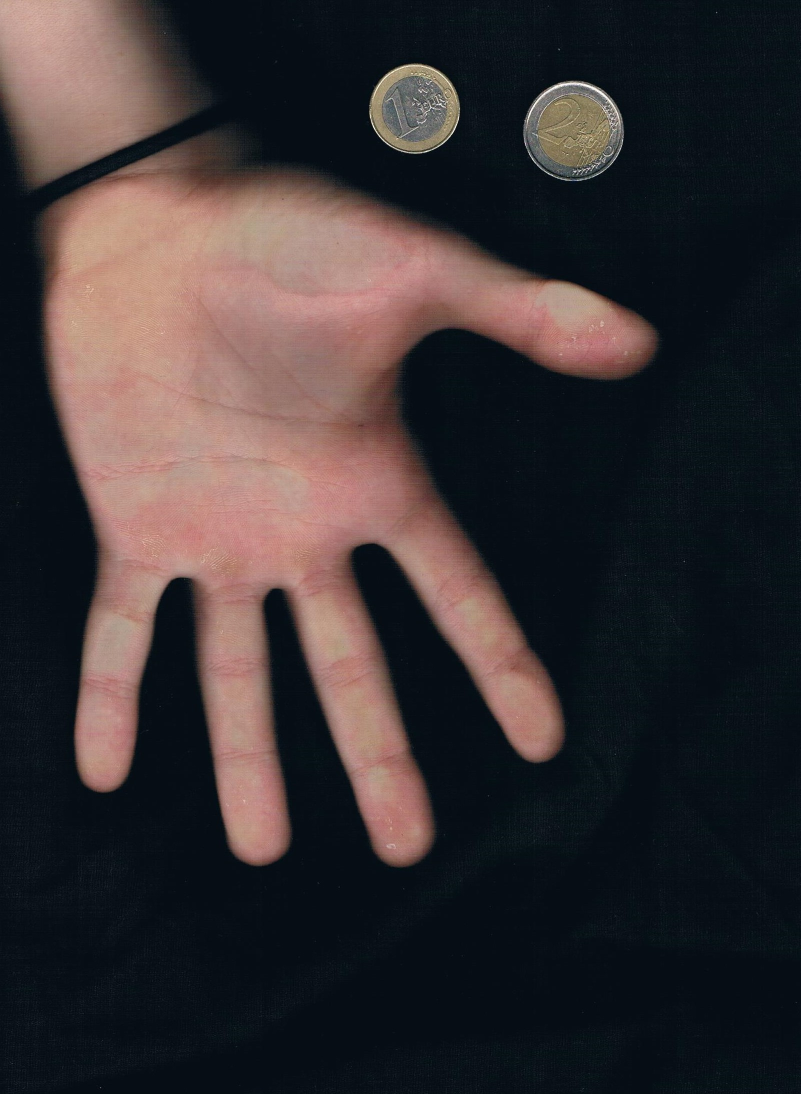
#> input picture handscans/Image (13).jpg, 1602 x 2188 px (shown at 1/2 size); the run also reads 1 picture not shown here
$ jupyter execute CVIP_Main_Assignment.ipynb
#> lines starting #> are read from the running program, lines starting #| are printed output that depends on the picture; after the words box and inside, x2 and y2 are one past the last pixel; in counts of white or black regions, pixels touching at a corner belong together
# Hand Measurements

## Some recommendations and requirements about application

While using the application in order to get the most reliable and accurate results it is important to scan the hand as vertical as possible.

The hand scan should be taken:

- Over dark cloth
- Alongside 1 Euro coin
- With black band on wrist

Also another requirement of this application is that the fingers has to be facing downwards the image.

[cell 1]
import numpy as np
import cv2
import matplotlib.pyplot as plt
from imutils import grab_contours
import imutils
import pandas as pd
import csv


class Hand_measurement:
    """
    A class to include all hand measurement related functions.

    ...

    Attributes
    ----------
    image : str
        Name of image which hand measurements should be taken on
    side : str
        Side of the hand in image (Left or Right. Not case sensitive)
    th_low : int
        Lower threshold limit
    th_up : int
        Upper threshold limit

    Methods
    -------
    ppm_to_metric(array1,array2):
        Calculates the distance in metric units between two arrays.
    threshold():
        Converts given image to gray, filters and thresholds it, applies morphological transforms.
    contours():
        Finds contours in thresholded image. Also find contour of hand and its convex hull and convexity defects.
    finger_tips_calculation():
        Calculates location of the finger tips, center of hand contour and inner point between thumb(1) and index finger(2)
    finger_tips():
        Draws circles to the finger tips of the image. Also labels them according to the side of hand.
    reference_measurement():
        Finds Euro Coin in contours, calculates its radius. Divides radius(in pixels) to reference metric unit to find pixels per metric value.
    hand_length():
        Finds reference point in wrist. Returns distance between this point to fingertip of middle finger(2) in metric units
    hand_width():
        Finds reference point in opposite side of the inner point between thumb(1) and index finger(2). Returns distance between this point to inner point in metric units.
    one_to_three():
        Returns distance between thumb (1) to middle finger(3) in metric units.
    five_to_three():
        Returns distance between little finger(5) to middle finger(3) in metric units.

    """

    def __init__(self, image, side, th_low=29, th_up=255):
        """
        Constructs all the necessary attributes for the Hand_measurement object.

        Args:
            image (str): Name of image which hand measurements should be taken on
            side (str): Side of the hand in image (Left or Right. Not case sensitive)
            th_low (int, optional): Lower threshold limit. Defaults to 29.
            th_up (int, optional): Upper threshold limit. Defaults to 255.
        """
#> called with image = 'handscans/Image (13).jpg', side = 'left', th_low = 19, th_up = 225
        self.side = side
        self.filename = str(image)
        self.image = cv2.imread(image)
#> self.image is the input picture: shape (2188, 1602, 3); mean B, G, R 51.3, 49.4, 56.5
        self.threshold_upper = th_up
        self.threshold_lower = th_low

        self.contours, self.hand, self.defects = self.contours()
        self.fingers, self.palm_side, self.center = self.finger_tips_calculation()
        self.ppm = self.reference_measurement()

    def ppm_to_metric(self, array1, array2):
        """
        Calculates the distance in metric units between two arrays (Point A - Point B).

        Args:
            array1 (tuple): Point A
            array2 (tuple): Point B

        Returns:
            numpy.float64: Distance in metric units
        """
        # Reference on using np.linalg.norm to find euclidean distance:
        # https://stackoverflow.com/questions/1401712/how-can-the-euclidean-distance-be-calculated-with-numpy
        in_pixels = np.linalg.norm(np.array(array1) - np.array(array2))
        return in_pixels / self.ppm

    def threshold(self):
        """
        Converts given image to gray. Applies bilateralFilter and thresholds it. Threshold values are customizable in class instance.
        After thresholding applies Dilation(itr=1) and Erosion(itr=2)

        Returns:
            numpy.ndarray: Array of the image with transformations applied
        """
        image = cv2.cvtColor(self.image, cv2.COLOR_BGR2GRAY)
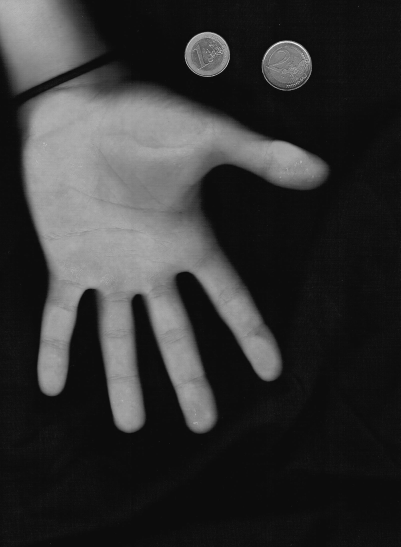
#> image: shape (2188, 1602) (shown at 1/4 size); min 0, max 255, mean 51.8
        gray = cv2.bilateralFilter(image, d=17, sigmaSpace=185, sigmaColor=185)
        _, thresh = cv2.threshold(gray, self.threshold_lower, self.threshold_upper, cv2.THRESH_BINARY)
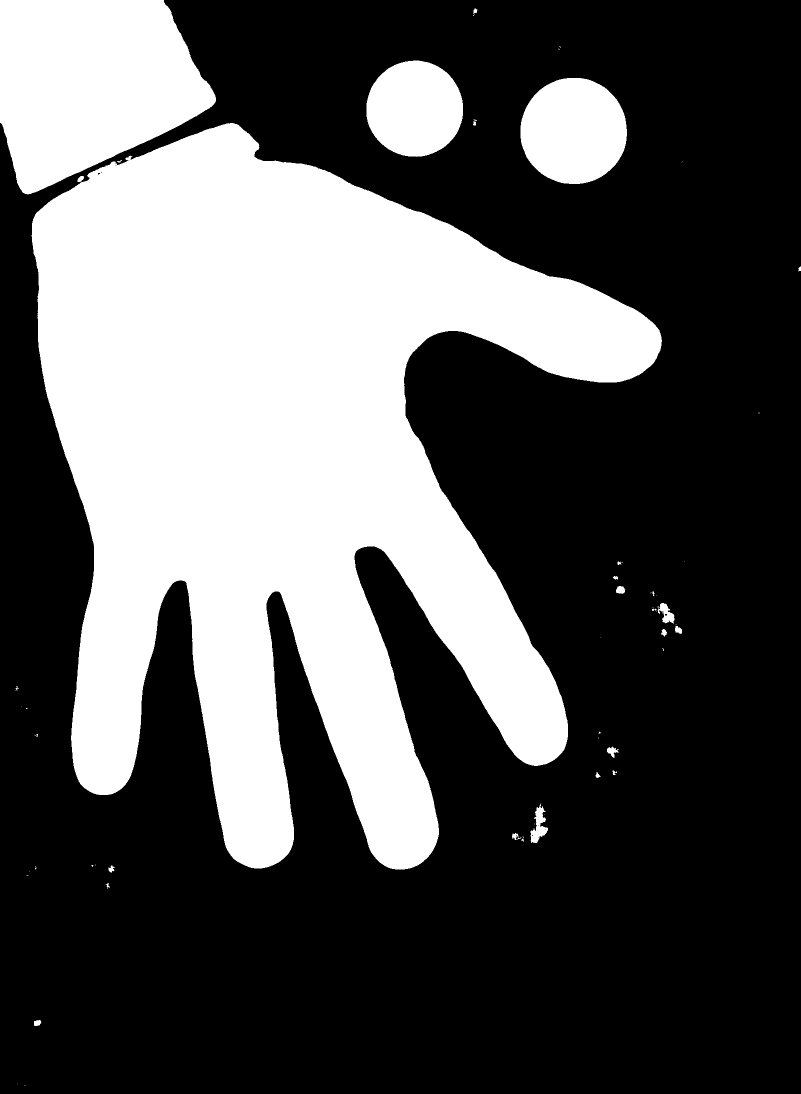
#> thresh: shape (2188, 1602) (shown at 1/2 size); values 0 (black) and 225 (white), 33.9% white; 65 white regions (40 under 20 px), largest, box (x1, y1, x2, y2) and area: (63, 246, 1324, 1739) 998839, (0, 0, 432, 389) 121960, (1041, 156, 1254, 368) 35676
        kernel = np.ones((24, 24), np.uint8)
        thresh = cv2.morphologyEx(thresh, cv2.MORPH_OPEN, kernel)
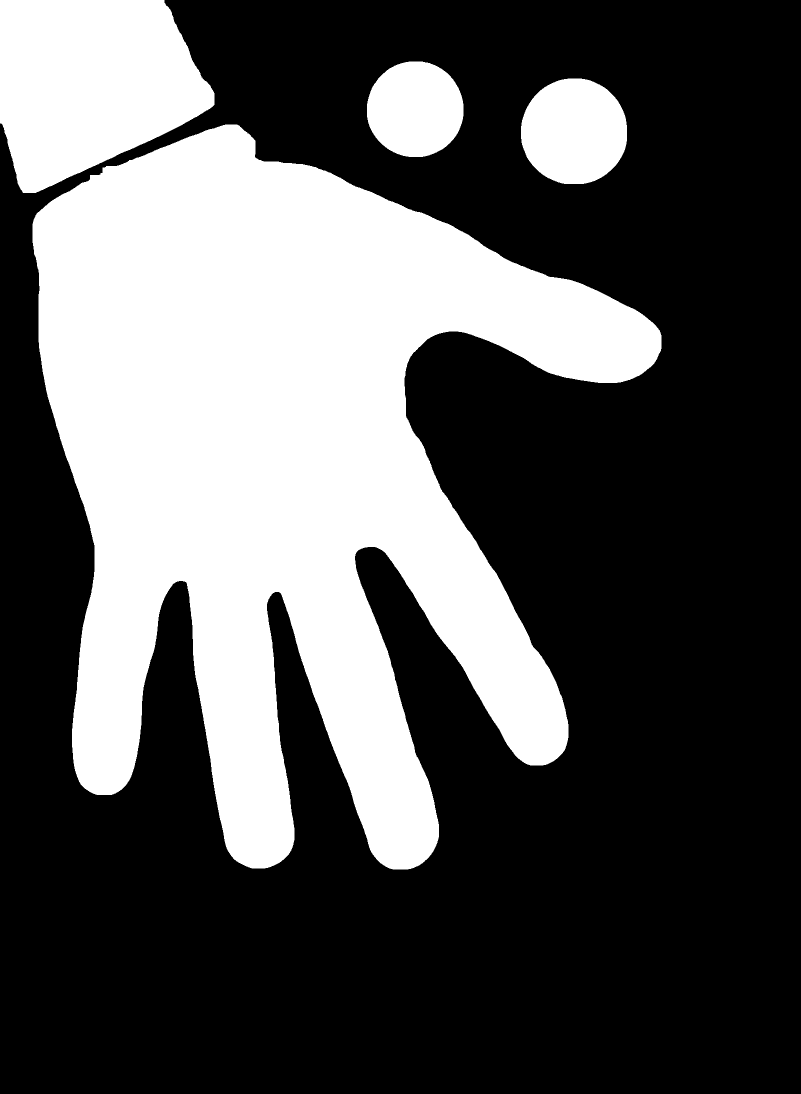
#> thresh: shape (2188, 1602) (shown at 1/2 size); values 0 (black) and 225 (white), 33.8% white; 4 white regions, box (x1, y1, x2, y2) and area: (65, 249, 1323, 1739) 998126, (0, 0, 429, 386) 122423, (1042, 157, 1254, 368) 35639, (734, 123, 927, 314) 29205
        edged = cv2.dilate(thresh, None, iterations=1)
#> edged: shape (2188, 1602); values 0 (black) and 225 (white), 34.2% white; 4 white regions, box (x1, y1, x2, y2) and area: (64, 248, 1324, 1740) 1007866, (0, 0, 430, 387) 123478, (1041, 156, 1255, 369) 36489, (733, 122, 928, 315) 29977
        edged = cv2.erode(edged, None, iterations=2)
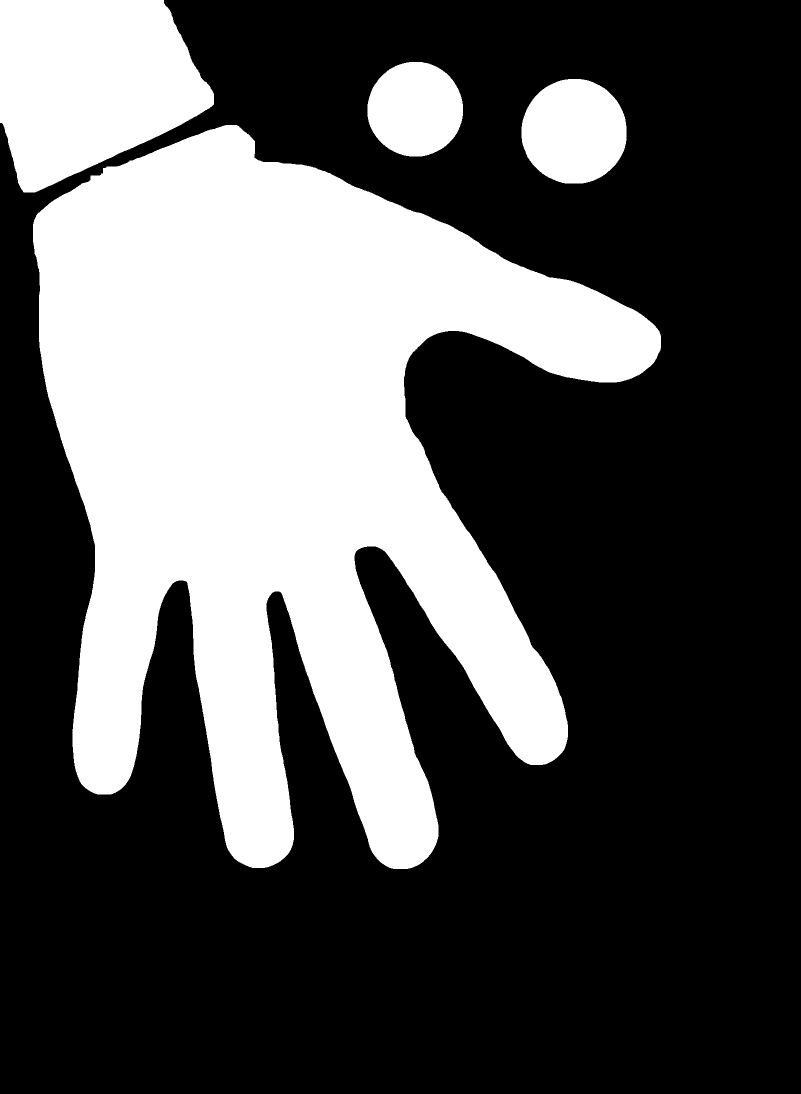
#> edged: shape (2188, 1602) (shown at 1/2 size); values 0 (black) and 225 (white), 33.5% white; 4 white regions
        return edged

    def contours(self):
        """
        Finds contours in thresholded image. Finds the maximum contour by area and identifies it as contour of hand.
        Afterwards, find convexhull and convexitydefects of this contour(hand)

        Returns:
            list: List of contours
            numpy.ndarray: Convexhull of the hand
            numpy.ndarray: Convexity defects of the hand
        """
        cnts = cv2.findContours(self.threshold(), cv2.cv2.RETR_LIST, cv2.CHAIN_APPROX_SIMPLE)
#> cnts = 4 contours; box (x1, y1, x2, y2) and area: (66, 250, 1322, 1738) 984735, (0, 0, 428, 385) 120716, (1043, 158, 1253, 367) 34500, (735, 124, 926, 313) 28172
        cnts = grab_contours(cnts)

        hand = max(cnts, key=cv2.contourArea)
#> hand = contour of 3718 points, box (x1, y1, x2, y2) (66, 250, 1322, 1738), area 984735
#> (the rest of the program and of its run is left out)
